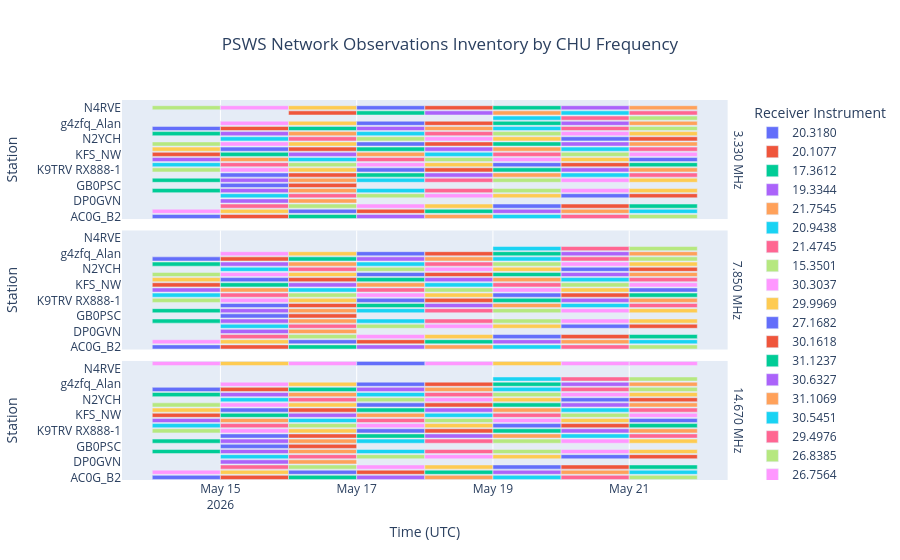

Write notebook code for a chart like this one.
### Code cell
# import pandas as pd
# import plotly.express as px

# # 1. Ensure datetimes are properly parsed
# df_inventory["Start_UTC"] = pd.to_datetime(df_inventory["Start_UTC"])
# df_inventory["End_UTC"] = pd.to_datetime(df_inventory["End_UTC"])

# # 2. Clean and explode the frequencies to isolate CHU channels
# df_faceted = df_inventory.copy()
# df_faceted["Center_Frequencies"] = (
#     df_faceted["Center_Frequencies"]
#     .str.replace(" MHz", "", regex=False)
#     .str.split(", ")
# )
# df_faceted = df_faceted.explode("Center_Frequencies")

# # Filter down strictly to CHU channels
# chu_frequencies = ["3.330", "7.850", "14.670"]
# df_faceted = df_faceted[df_faceted["Center_Frequencies"].isin(chu_frequencies)]

# # Format the frequency name for nicer facet headers (e.g., "3.330 MHz")
# df_faceted["Frequency_Header"] = df_faceted["Center_Frequencies"] + " MHz"

# # 3. Sort so everything aligns beautifully
# df_faceted = df_faceted.sort_values(by=["Frequency_Header", "Station", "Start_UTC"])

# # 4. Generate the Faceted Gantt Chart
# fig = px.timeline(
#     df_faceted,
#     x_start="Start_UTC",
#     x_end="End_UTC",
#     y="Station",
#     color="Instrument",         # this drives the color palette now
#     color_continuous_scale="Viridis",  # "Viridis", "Plasma", or "Cividis" work beautifully here
#     facet_row="Frequency_Header",  # Splits the chart into 3 distinct stacked rows
#     category_orders={"Frequency_Header": ["3.330 MHz", "7.850 MHz", "14.670 MHz"]},
#     title="PSWS Network Observations Inventory by CHU Frequency",
#     hover_data={
#         "Size_MB": True,
#         "Start_UTC": "|%Y-%m-%d %H:%M",
#         "End_UTC": "|%Y-%m-%d %H:%M",
#     },
# )

# # 5. Clean up layout text and layout height
# # Faceted plots need extra height to avoid looking squished
# fig.update_layout(
#     height=800,
#     xaxis_title="Time (UTC)",
#     yaxis_title="Station",
#     legend_title="Receiver Instrument",
#     title_x=0.5,
# )

# # Clean up the automatic row labels on the right side of the subplots
# fig.for_each_annotation(lambda a: a.update(text=a.text.split("=")[-1]))

# fig.show()
